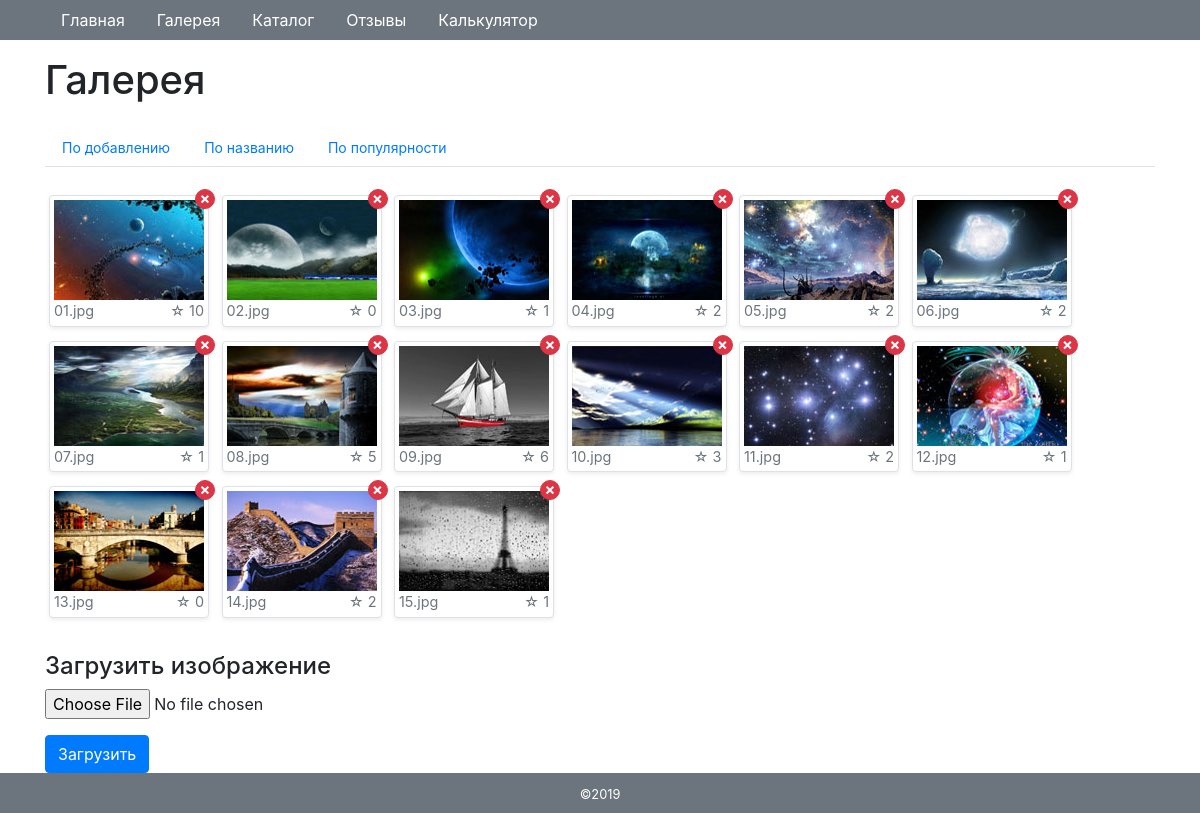
Page /gallery/?sort=imagename on the committed database.
### tables this page shows
CREATE TABLE `gallery` (
  `id` int(11) NOT NULL,
  `title` varchar(128) NOT NULL,
  `count` int(11) NOT NULL DEFAULT '0'
);

### engine/db.php (called while the page is built, shortened)
<?php
function getDb() {
    static $db = null;
    if (is_null($db)) {
        $db = @mysqli_connect(HOST, USER, PASS, DB) or die('Error: ' . mysqli_connect_error());
    }
    return $db;
}
function getAssocResult($sql) {
    $db = getDb();
    $result = @mysqli_query($db, $sql) or die(mysqli_error($db));
    $array_result = [];
    while ($row = mysqli_fetch_assoc($result))
        $array_result[] = $row;
    return $array_result;
}

### engine/functions.php (called while the page is built, shortened)
<?php
function getImages() {
    $sort = mysqli_real_escape_string(getDb(), $_GET['sort']);
    switch ($sort) {
        case 'imagename':
            $sql = "SELECT * FROM gallery ORDER BY title";
            break;
    }
    return getAssocResult($sql);
}

### templates/gallery.php (the view, shortened to what this page needs)
<h1>Галерея</h1>
<ul class="nav nav-tabs mt-4">
    <li class="nav-item">
        <a class="nav-link btn-sm" href="/gallery/">По добавлению</a>
    </li>
    <li class="nav-item">
        <a class="nav-link btn-sm" href="/gallery/?sort=imagename">По названию</a>
    </li>
    <li class="nav-item">
        <a class="nav-link btn-sm" href="/gallery/?sort=popularity">По популярности</a>
    </li>
</ul>
<div class="clearfix mt-4 mb-4">
<? foreach ($images as $image): ?>
    <div class="image-block">
        <a href="/gallery/delete/<?=$image['id'];?>" class="btn btn-danger" title="Удалить">&times;</a>
        <a href="/image/<?=$image['id'];?>" title="Посмотреть">
            <figure class="figure float-left m-1 img-thumbnail shadow-sm">
                <img src="/gallery-img/small/<?=$image['title'];?>" />
                <figcaption class="figure-caption">
                    <?=$image['title'];?>
                    <span class="float-right">&#9734; <?=$image['count'];?></span>
                </figcaption>
            </figure>
        </a>
    </div>
<? endforeach; ?>
</div>
<h4>Загрузить изображение</h4>
<form method="post" action="/gallery/add/" enctype="multipart/form-data">
    <div class="form-group">
        <input type="file" name="image" class="form-control-file" />
    </div>
    <input type="submit" name="load" value="Загрузить" class="btn btn-primary"/>
</form>

### public/css/main.css (style rules this page uses)
.image-block { position: relative; display: inline-block; }
.image-block .btn.btn-danger { position: absolute; top: -2px; right: -2px; padding: 0; line-height: 1; border-radius: 50%; width: 20px; height: 20px; font-weight: bold; text-align: center; z-index: 10; }

### rows in the picture
gallery: title (picture), title "01.jpg", count "10"
gallery: title (picture), title "02.jpg", count "0"
gallery: title (picture), title "03.jpg", count "1"
gallery: title (picture), title "04.jpg", count "2"
gallery: title (picture), title "05.jpg", count "2"
gallery: title (picture), title "06.jpg", count "2"
gallery: title (picture), title "07.jpg", count "1"
gallery: title (picture), title "08.jpg", count "5"
gallery: title (picture), title "09.jpg", count "6"
gallery: title (picture), title "10.jpg", count "3"
gallery: title (picture), title "11.jpg", count "2"
gallery: title (picture), title "12.jpg", count "1"
gallery: title (picture), title "13.jpg", count "0"
gallery: title (picture), title "14.jpg", count "2"
gallery: title (picture), title "15.jpg", count "1"

### other values in the picture
$item['name'] "Главная"
$item['name'] "Галерея"
$item['name'] "Каталог"
$item['name'] "Отзывы"
$item['name'] "Калькулятор"
$year "2019"
